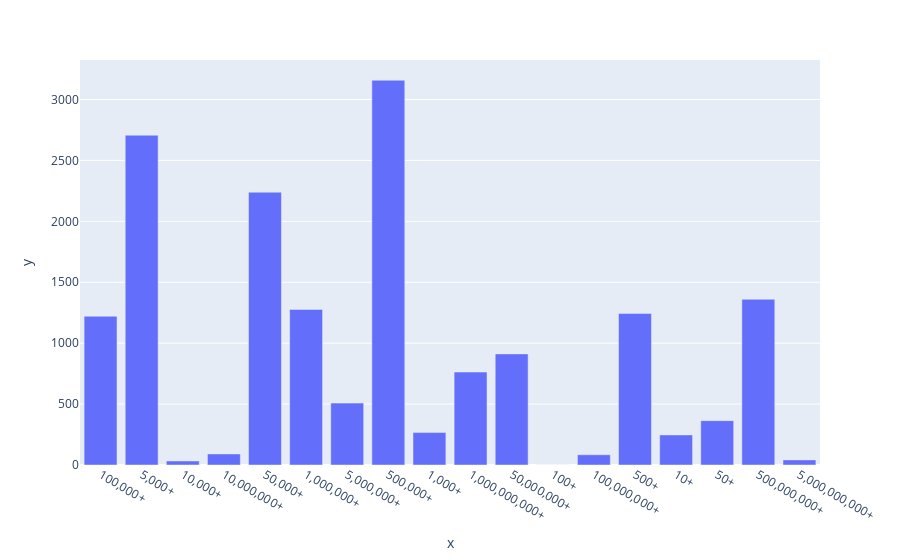

Notebook code for this chart:
### Code cell
px.bar(x=train['Downloads'].unique(),y=train.groupby(['Downloads'])['Rating'].count())

### Figure 1 — Plotly figure (JSON) as saved in the notebook; plotly's stock layout.template omitted (floating-point values rounded to 4 significant figures)
{"data": [{"alignmentgroup": "True", "hovertemplate": "x=%{x}<br>y=%{y}<extra></extra>", "legendgroup": "", "marker": {"color": "#636efa"}, "name": "", "offsetgroup": "", "orientation": "v", "showlegend": false, "textposition": "auto", "type": "bar", "x": ["100,000+", "5,000+", "10,000+", "10,000,000+", "50,000+", "1,000,000+", "5,000,000+", "500,000+", "1,000+", "1,000,000,000+", "50,000,000+", "100+", "100,000,000+", "500+", "10+", "50+", "500,000,000+", "5,000,000,000+"], "xaxis": "x", "y": [1221, 2707, 33, 91, 2239, 1277, 508, 3158, 266, 763, 912, 1, 84, 1243, 247, 364, 1360, 42], "yaxis": "y"}], "layout": {"barmode": "relative", "legend": {"tracegroupgap": 0}, "margin": {"t": 60}, "xaxis": {"anchor": "y", "domain": [0, 1], "title": {"text": "x"}}, "yaxis": {"anchor": "x", "domain": [0, 1], "title": {"text": "y"}}}}
